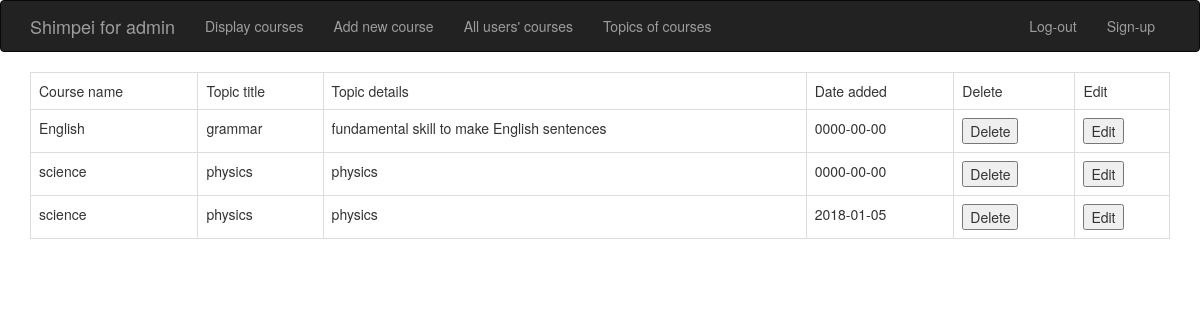
Page /admin/display_topics.php on the committed database.
### tables this page shows
CREATE TABLE `topicstbl` (
  `topicid` int(20) NOT NULL,
  `title` varchar(30) NOT NULL,
  `details` varchar(50) NOT NULL,
  `date_added` date NOT NULL,
  `courseid` int(30) NOT NULL
);

CREATE TABLE `coursestbl` (
  `courseid` int(20) NOT NULL,
  `coursename` varchar(30) NOT NULL,
  `description` varchar(50) NOT NULL
);

### admin/display_topics.php (the view, shortened to what this page needs)
<?php
require_once 'connect.php';
require_once 'header.php';
?>
	<div class="container">
		<div class="table-responsive">
			<table class="table table-bordered">
	        	<tr><td>Course name</td><td>Topic title</td><td>Topic details</td><td>Date added</td><td>Delete</td><td>Edit</td></tr>
	<?php
	$sql="SELECT * FROM topicstbl, coursestbl WHERE coursestbl.courseid=topicstbl.courseid";
	$result=$con->query($sql);
	if($result->num_rows > 0 ){
		while($row = $result->fetch_assoc()){
	?><form action="" method="POST">
	<?php
			echo "<tr>";
			echo "<td>".$row['coursename']."</td>";
			echo "<td>".$row['title']."</td>";
			echo "<td>".$row['details']."</td>";
 			echo "<td>".$row['date_added']."</td>";
			echo "<td><input type='submit' value='Delete' name='delete'></td>";
			echo "<td><input type='submit' value='Edit' name='edit'></td>";
			echo "</tr>";
			?>
			</form>
			<?php
		}
	}
?>
		</table>
		</div>
	</div>
<?php
require_once 'footer.php';
?>

### admin/header.php (shortened to what this page needs)
<!DOCTYPE html>
<html>
<head>
	<link rel="stylesheet" type="text/css" href="dist/css/bootstrap.min.css">
  <link rel="stylesheet" type="text/css" href="https://cdnjs.cloudflare.com/ajax/libs/bootstrap-datepicker/1.7.1/css/bootstrap-datepicker.css">
</head>
<body>
	<nav class="navbar navbar-inverse">
  <div class="container">
    <div class="navbar-header">
      <a class="navbar-brand" href="home_admin.php">Shimpei for admin</a>
    </div>
    <div class="collapse navbar-collapse" id="bs-example-navbar-collapse-1">
      <ul class="nav navbar-nav">
        <li><a href="display_course.php">Display courses</a></li>
        <li><a href="add_new.php">Add new course</a></li>
        <li><a href="dislay_allclasses.php">All users' courses</a></li>
        <li><a href="display_topics.php">Topics of courses</a></li>
      </ul>
      <ul class="nav navbar-right navbar-nav">
      	<li><a href="log_out.php">Log-out</a></li>
      	<li><a href="sign_up.php">Sign-up</a></li>
      </ul>
    </div>
  </div>
</nav>

### admin/footer.php (shortened to what this page needs)
</body>
</html>

### rows in the picture
topicstbl: courseid.coursename "English", title "grammar", details "fundamental skill to make English sentences", date_added "0000-00-00"
topicstbl: courseid.coursename "science", title "physics", details "physics", date_added "0000-00-00"
topicstbl: courseid.coursename "science", title "physics", details "physics", date_added "2018-01-05"
